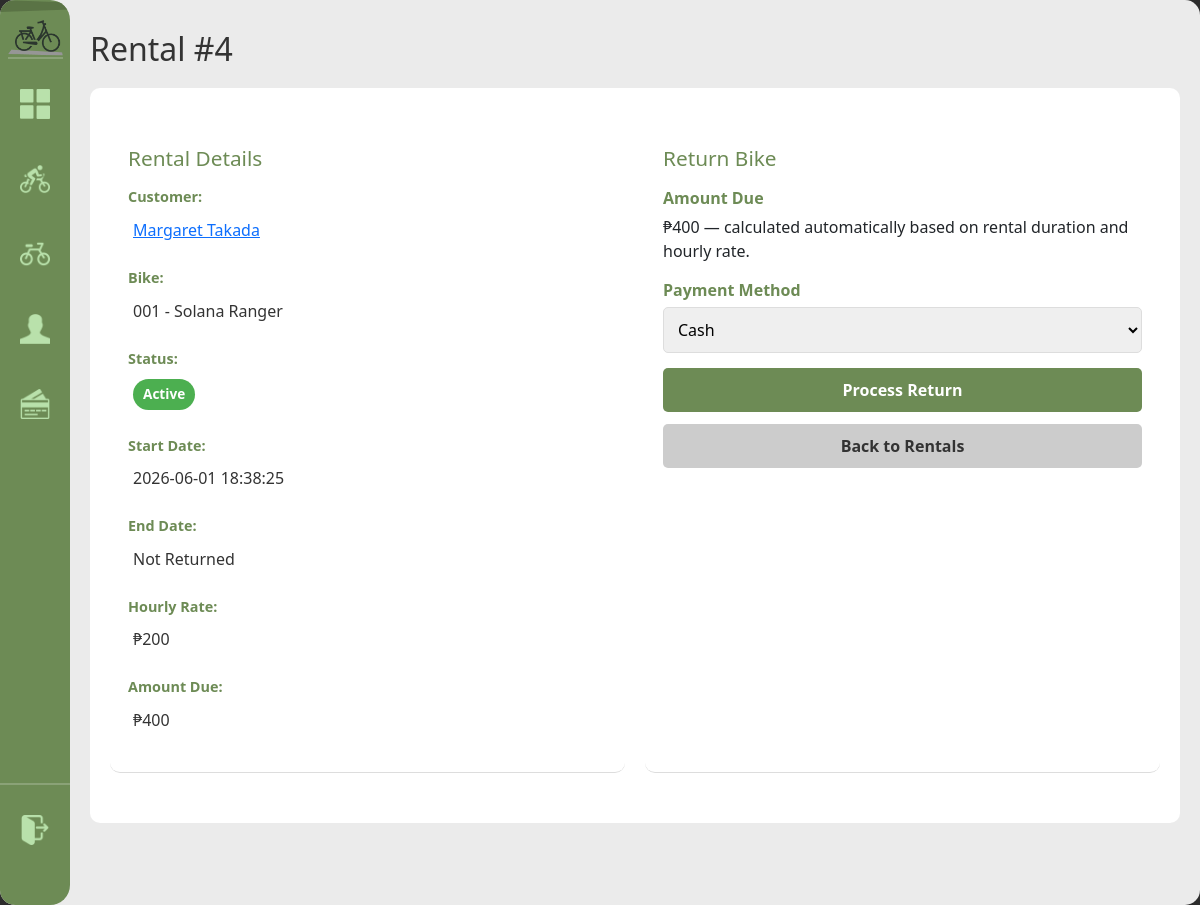
The app's page /rental/4 (signed in), older data.
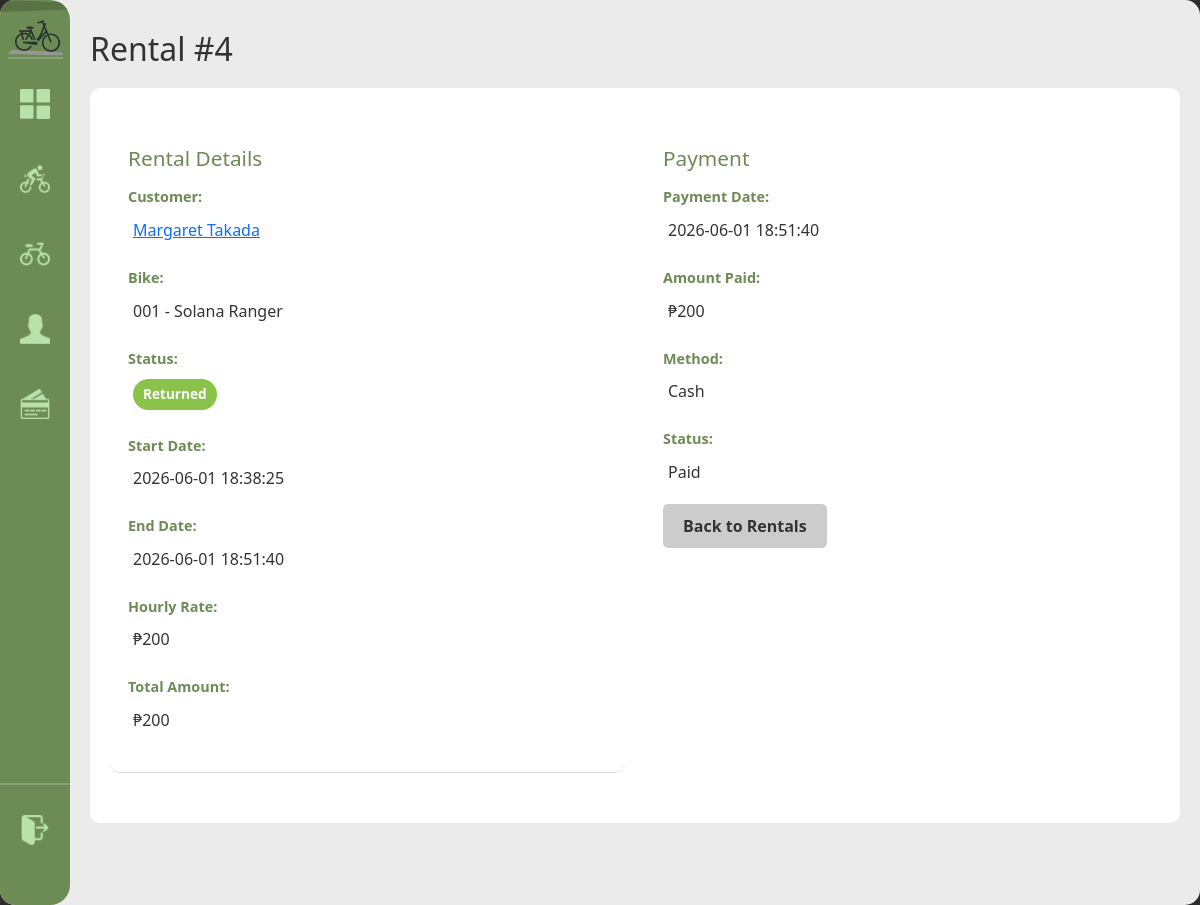
The same page, newer data.
### tables this page shows
CREATE TABLE payment (
            payment_id INTEGER PRIMARY KEY AUTOINCREMENT,
            customer_id INTEGER NOT NULL,
            bike_id INTEGER NOT NULL,
            rental_id INTEGER,
            payment_date DATETIME NOT NULL DEFAULT(datetime('now','localtime')),
            amount_paid DECIMAL(10,2) NOT NULL,
            payment_method TEXT,
            payment_status TEXT DEFAULT 'paid',
            FOREIGN KEY(customer_id) REFERENCES customer(customer_id) ON DELETE CASCADE,
            FOREIGN KEY(bike_id) REFERENCES bike(bike_id) ON DELETE CASCADE
        );

### handlers/rentals_routes.py (the view, shortened to what this page needs)
@rentals_bp.route('/rental/<int:rid>', methods=['GET', 'POST'])
@login_required
def rental_detail(rid):
    rental = database.get().get_rental(rid)
    payment = database.get().get_payment_for_rental(rid)
    preview_amount = None
    if rental and rental['status'] in ['active', 'overdue']:
        rental_start = datetime.fromisoformat(rental['rental_start'])
        duration_hours = max(1, math.ceil((datetime.now() - rental_start).total_seconds() / 3600))
        preview_amount = round(duration_hours * float(rental['rental_rate']), 2)
    return render_template('rental_detail.html', rental=rental, payment=payment, preview_amount=preview_amount)

### app.py (called while the page is built)
def get_sidebar_state():
    return request.cookies.get('sidebarState') == 'expanded'

@app.context_processor
def inject_sidebar_state():
    return dict(sidebar_expanded=get_sidebar_state())

@app.context_processor
def inject_current_staff():
    staff = current_staff()
    return dict(current_staff=staff, is_admin=staff and staff.get("role") == "admin")

### modules/auth.py (called while the page is built)
def login_required(view):
    @wraps(view)
    def wrapped(*args, **kwargs):
        if not session.get("staff_id"):
            return redirect(url_for("login"))
        return view(*args, **kwargs)
    return wrapped

def current_staff():
    if not session.get("staff_id"):
        return None
    return {
        "staff_id": session.get("staff_id"),
        "username": session.get("username"),
        "first_name": session.get("first_name"),
        "last_name": session.get("last_name"),
        "role": session.get("role"),
    }

### modules/database.py (called while the page is built)
def get():
    if not db: init()
    return db

    def get_payment_for_rental(self, rid):
        r = self.conn.execute("SELECT * FROM payment WHERE rental_id=?", (rid,)).fetchone()
        return dict(r) if r else None

### templates/rental_detail.html (shortened to what this page needs)
{% extends "base.html" %}
{% block content %}
<h1>Rental #{{ rental['rental_id'] }}</h1>
<div class="detail-container">
    <div class="detail-section">
        <h2>Rental Details</h2>
        <div class="detail-grid">
            <div class="detail-item">
                <span class="label">Customer:</span>
                <span class="value"><a href="{{ url_for('customers.customer_detail', cid=rental['customer_id']) }}">{{ rental['customer_name'] }}</a></span>
            </div>
            <div class="detail-item">
                <span class="label">Bike:</span>
                <span class="value">{{ rental['bike_code'] }} - {{ rental['brand'] }} {{ rental['model'] }}</span>
            </div>
            <div class="detail-item">
                <span class="label">Status:</span>
                <span class="value"><span class="status-badge status-{{ rental['status'] }}">{{ rental['status'].title() }}</span></span>
            </div>
            <div class="detail-item">
                <span class="label">Start Date:</span>
                <span class="value">{{ rental['rental_start'] }}</span>
            </div>
            <div class="detail-item">
                <span class="label">End Date:</span>
                <span class="value">{{ rental['rental_end'] or 'Not Returned' }}</span>
            </div>
            <div class="detail-item">
                <span class="label">Hourly Rate:</span>
                <span class="value">₱{{ rental['rental_rate'] }}</span>
            </div>
            <div class="detail-item">
                <span class="label">{% if rental['status'] in ['active', 'overdue'] %}Amount Due{% else %}Total Amount{% endif %}:</span>
                <span class="value">
                    {% if rental['status'] in ['active', 'overdue'] %}
                        ₱{{ "{:.0f}".format(preview_amount) }}
                    {% else %}
                        {{ 'Pending' if rental['total_amount'] is none else '₱' ~ '%.0f' % rental['total_amount'] }}
                    {% endif %}
                </span>
            </div>
        </div>
    </div>
    {% if rental['status'] in ['active', 'overdue'] %}
    <div class="detail-section">
        <h2>Return Bike</h2>
        <form method="post" class="form">
            <div class="form-group">
                <label>Amount Due</label>
                <div>₱{{ "{:.0f}".format(preview_amount) }} — calculated automatically based on rental duration and hourly rate.</div>
            </div>
            <div class="form-group">
                <label>Payment Method</label>
                <select name="payment_method" required>
                    <option value="cash">Cash</option>
                </select>
            </div>
            <button type="button" id="processReturnButton" class="btn-primary">Process Return</button>
        </form>
        <a href="{{ url_for('rentals.rentals') }}" class="btn-secondary back-to-rentals">Back to Rentals</a>
    </div>
    {% endif %}
    {% if payment %}
    <div class="detail-section">
        <h2>Payment</h2>
        <div class="detail-grid">
            <div class="detail-item">
                <span class="label">Payment Date:</span>
                <span class="value">{{ payment['payment_date'] }}</span>
            </div>
            <div class="detail-item">
                <span class="label">Amount Paid:</span>
                <span class="value">₱{{ payment['amount_paid'] }}</span>
            </div>
            <div class="detail-item">
                <span class="label">Method:</span>
                <span class="value">{{ payment['payment_method'].title() }}</span>
            </div>
            <div class="detail-item">
                <span class="label">Status:</span>
                <span class="value">{{ payment['payment_status'].title() }}</span>
            </div>
        </div>
        <a href="{{ url_for('rentals.rentals') }}" class="btn-secondary">Back to Rentals</a>
    </div>
    {% endif %}
</div>
{% endblock %}

Row changes from the older to the newer data that the page shows:
added payment: payment_date "2026-06-01 18:51:40", amount_paid "200", payment_method "Cash", payment_status "Paid"
Text that changed along with them:
{{ rental['status'].title() }}: "Active" → "Returned"
{{ rental['rental_end'] or 'Not Returned' }}: "Not Returned" → "2026-06-01 18:51:40"
{{ "{:.0f}".format(preview_amount) }}: "400" → (not shown)
form field payment_method: "Cash" → (not shown)
text no longer shown: "Amount Due Return Bike Amount Due — calculated automatically based on rental duration and hourly rate. Payment Method Process Return"
text now shown: "Total Amount ₱200 Payment Payment Date: Amount Paid: Method: Status:"
